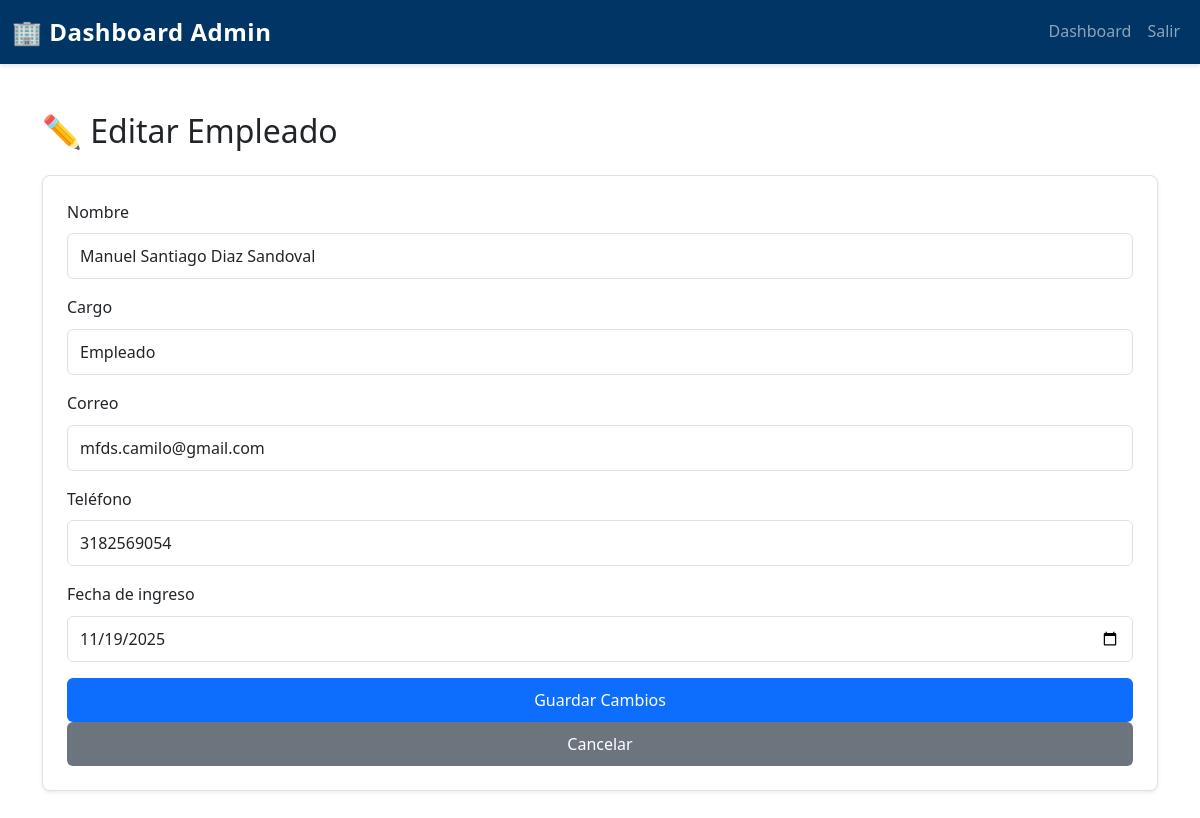
The page /FRONTEND/index.php?route=admin/empleado/editar&id=1 (signed in) on the database its author committed.
### tables this page shows
CREATE TABLE `empleados` (
  `id_empleado` int(11) NOT NULL,
  `nombre` varchar(100) NOT NULL,
  `cargo` varchar(50) DEFAULT NULL,
  `correo` varchar(100) DEFAULT NULL,
  `telefono` varchar(20) DEFAULT NULL,
  `fecha_ingreso` date DEFAULT NULL
);

### FRONTEND/models/EmpleadoModel.php (called while the page is built, shortened)
<?php
class EmpleadoModel {
    private $db;
    public function __construct($database) {
        $this->db = $database;
    }
 public function obtenerPorId($id) {
    $stmt = $this->db->prepare("SELECT * FROM empleados WHERE id_empleado = ?");
    $stmt->execute([$id]);
    return $stmt->fetch(PDO::FETCH_ASSOC);
}
}

### FRONTEND/views/admin/editar_empleado.php (the view, shortened to what this page needs)
<?php
require_once 'models/EmpleadoModel.php';
$db = new Database();
$conn = $db->connect();
$empleadoModel = new EmpleadoModel($conn);
$empleado = $empleadoModel->obtenerPorId($_GET['id']);
?>
<head>
    <link href="https://cdn.jsdelivr.net/npm/bootstrap@5.3.0/dist/css/bootstrap.min.css" rel="stylesheet">
    <link rel="stylesheet" href="assets/css/styles.css">
</head>
<body>
<nav class="navbar navbar-expand-lg navbar-dark bg-dark-blue">
    <div class="container-fluid">
        <a class="navbar-brand fw-bold" href="index.php?route=admin/dashboard">🏢 Dashboard Admin</a>
        <div class="collapse navbar-collapse" id="navbarNav">
            <ul class="navbar-nav ms-auto">
                <li class="nav-item">
                    <a class="nav-link" href="index.php?route=admin/dashboard">Dashboard</a>
                </li>
                <li class="nav-item">
                    <a class="nav-link" href="index.php?route=logout">Salir</a>
                </li>
            </ul>
        </div>
    </div>
</nav>
<div class="container my-5">
    <h2 class="mb-4">✏️ Editar Empleado</h2>
    <form action="index.php?route=admin/empleado/editar" method="POST" class="card p-4 shadow-sm">
        <div class="mb-3">
            <label class="form-label">Nombre</label>
            <input type="text" name="nombre" class="form-control" value="<?= $empleado['nombre'] ?>" required>
        </div>
        <div class="mb-3">
            <label class="form-label">Cargo</label>
            <input type="text" name="cargo" class="form-control" value="<?= $empleado['cargo'] ?>">
        </div>
        <div class="mb-3">
            <label class="form-label">Correo</label>
            <input type="email" name="correo" class="form-control" value="<?= $empleado['correo'] ?>">
        </div>
        <div class="mb-3">
            <label class="form-label">Teléfono</label>
            <input type="text" name="telefono" class="form-control" value="<?= $empleado['telefono'] ?>">
        </div>
        <div class="mb-3">
            <label class="form-label">Fecha de ingreso</label>
            <input type="date" name="fecha_ingreso" class="form-control" value="<?= $empleado['fecha_ingreso'] ?>">
        </div>
        <button class="btn btn-primary">Guardar Cambios</button>
        <a href="index.php?route=admin/dashboard" class="btn btn-secondary">Cancelar</a>
    </form>
</div>
</body>
</html>

### FRONTEND/assets/css/styles.css (style rules this page uses)
* { margin: 0; padding: 0; box-sizing: border-box; }
body { font-family: 'Segoe UI', Tahoma, Geneva, Verdana, sans-serif; line-height: 1.6; color: var(--text-dark); background-color: #ffffff; }
.bg-dark-blue { background-color: var(--dark-blue) !important; }
.navbar { box-shadow: 0 2px 4px rgba(0, 0, 0, 0.1); }
.navbar-brand { font-size: 1.5rem; letter-spacing: 0.5px; }
.nav-link { transition: color 0.3s ease; font-weight: 500; }
.card { border: 1px solid var(--border-color); border-radius: 8px; transition: transform 0.3s ease, box-shadow 0.3s ease; }
.btn { border-radius: 6px; font-weight: 500; transition: all 0.3s ease; border: none; padding: 10px 20px; }
.btn-primary { background-color: var(--primary-blue); color: white; }
.btn-secondary { background-color: #6c757d; }
.form-control, .form-select { border: 1px solid var(--border-color); border-radius: 6px; padding: 10px 12px; transition: border-color 0.3s ease, box-shadow 0.3s ease; }

### rows shown on the page
empleados: nombre "Manuel Santiago Diaz Sandoval", cargo "Empleado", correo "mfds.camilo@gmail.com", telefono "3182569054", fecha_ingreso "11/19/2025"
